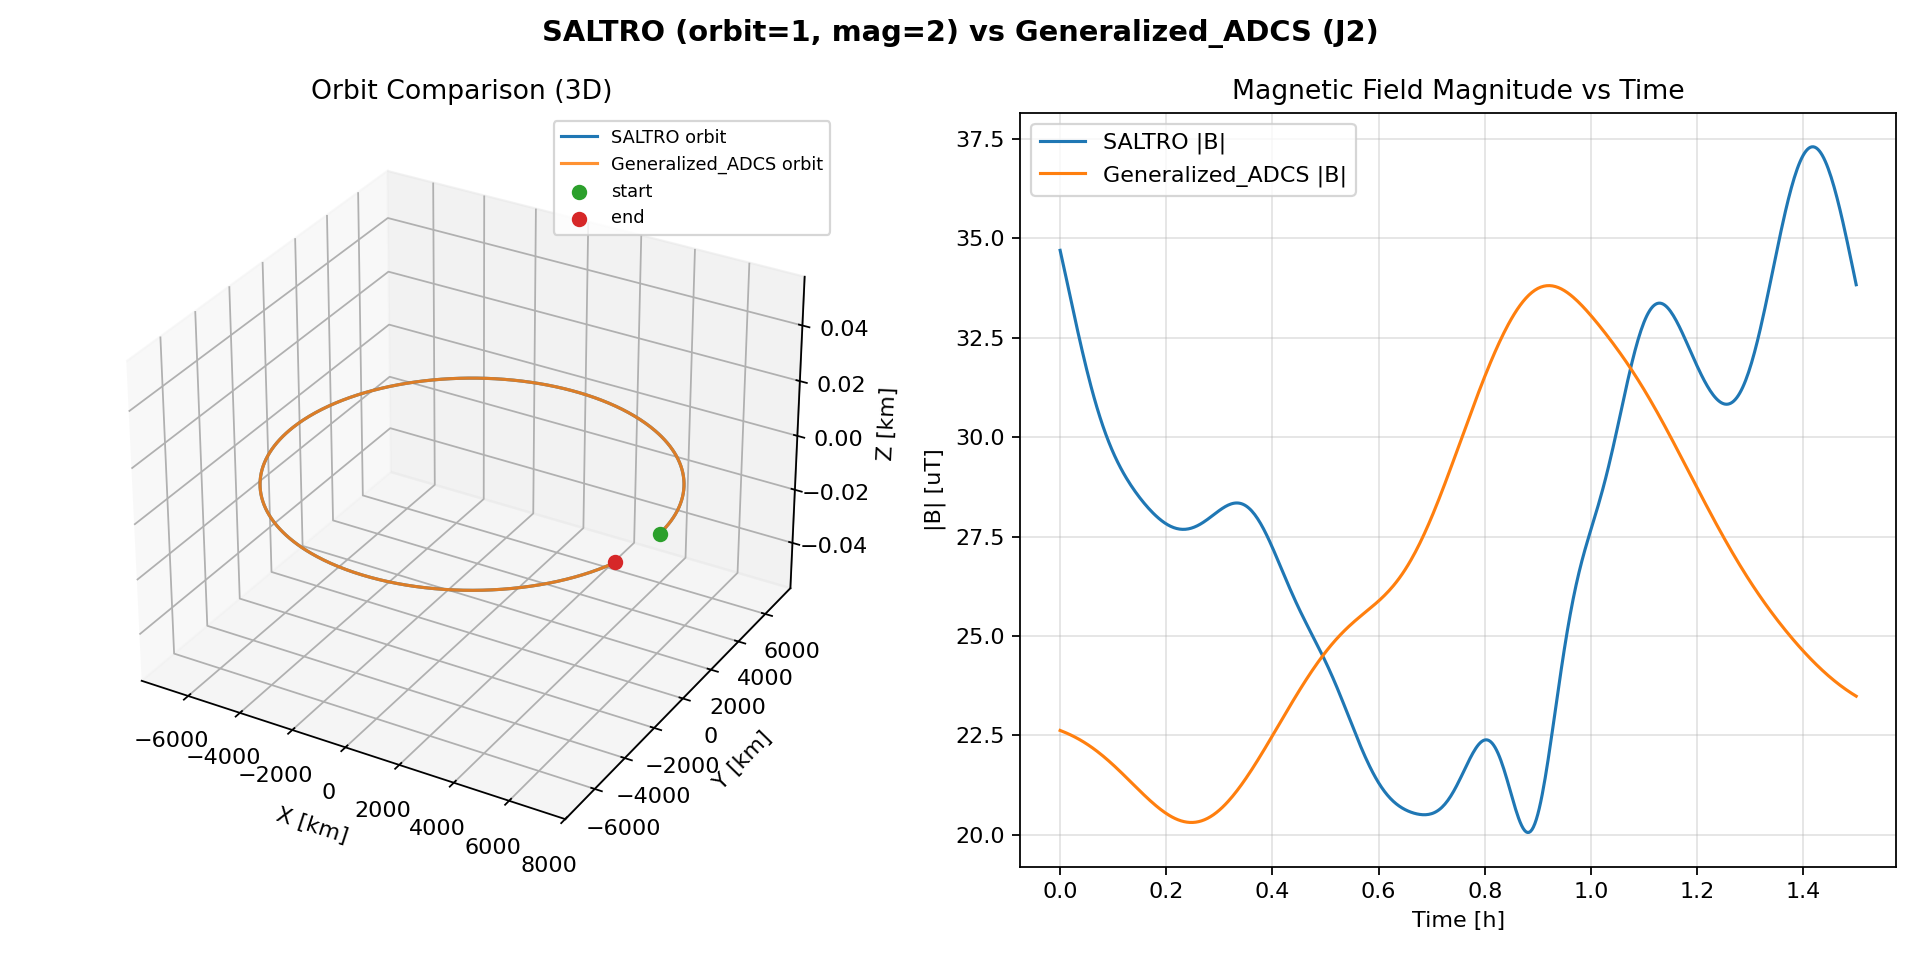

The Python source for this figure:
import os
import sys
from pathlib import Path

import numpy as np
import matplotlib


def _configure_backend() -> None:
    # Prefer an interactive backend on Linux without requiring Qt.
    if os.environ.get("MPLBACKEND"):
        return

    if sys.platform.startswith("linux"):
        try:
            import tkinter  # noqa: F401

            matplotlib.use("TkAgg")
            return
        except Exception:
            try:
                matplotlib.use("WebAgg")
                return
            except Exception:
                matplotlib.use("Agg")


_configure_backend()
import matplotlib.pyplot as plt

ROOT = Path(__file__).resolve().parents[3]
SALTRO_BUILD = ROOT / "build"
ADCS_ROOT = ROOT.parent / "Generalized_ADCS"

sys.path.insert(0, str(SALTRO_BUILD))
sys.path.insert(0, str(ADCS_ROOT))

try:
    import saltro_py
except Exception as exc:
    raise RuntimeError(
        f"Unable to import saltro_py from {SALTRO_BUILD}. Build SALTRO first."
    ) from exc

try:
    from ADCS.orbits.ephemeris import Ephemeris
    from ADCS.orbits.orbit import Orbit
    from ADCS.orbits.orbital_state import Orbital_State
    from ADCS.orbits.universal_constants import TimeConstants
except Exception as exc:
    raise RuntimeError(
        f"Unable to import ADCS modules from {ADCS_ROOT}. Use the Generalized_ADCS venv."
    ) from exc


def _generate_saltro_data(
    r0_m: np.ndarray,
    v0_mps: np.ndarray,
    jtime0_century: float,
    dt_s: float,
    duration_s: float,
) -> tuple[np.ndarray, np.ndarray, np.ndarray, np.ndarray]:
    n_steps = int(duration_s / dt_s) + 1
    sec_per_julian_century = 36525.0 * 86400.0

    time_s = np.arange(n_steps, dtype=float) * dt_s
    jtime = jtime0_century + time_s / sec_per_julian_century

    ok, R_m, _V_mps, B_t, _S, _rho = saltro_py.generate_orbit(
        r0_m,
        v0_mps,
        jtime,
        1,  # orbit_model: J2 RK4
        2,  # magnetic_model: IGRF-13
        0,
        0,
        0,
    )
    if not ok:
        raise RuntimeError("SALTRO generate_orbit failed")

    if R_m.shape != (3, n_steps) or B_t.shape != (3, n_steps):
        raise RuntimeError(f"Unexpected SALTRO shapes: R={R_m.shape}, B={B_t.shape}")

    bmag_uT = np.linalg.norm(B_t, axis=0) * 1e6
    return time_s, R_m, B_t, bmag_uT


def _generate_adcs_data(
    r0_m: np.ndarray,
    v0_mps: np.ndarray,
    jtime0_century: float,
    dt_s: float,
    duration_s: float,
) -> tuple[np.ndarray, np.ndarray, np.ndarray, np.ndarray]:
    ephem = Ephemeris()
    os0 = Orbital_State(
        ephem=ephem,
        J2000=jtime0_century,
        R=np.asarray(r0_m, dtype=float) / 1e3,
        V=np.asarray(v0_mps, dtype=float) / 1e3,
    )

    orbit = Orbit(
        os0,
        end_time=jtime0_century + duration_s * TimeConstants.sec2cent,
        dt=dt_s,
        use_J2=True,
        fast=False,
        verbose=False,
    )

    times = sorted(orbit.states.keys())
    t0 = times[0]
    time_s = (np.asarray(times, dtype=float) - t0) * TimeConstants.cent2sec

    R_km = np.stack([np.asarray(orbit.states[t].R).reshape(3) for t in times], axis=1)
    B_t = np.stack([np.asarray(orbit.states[t].B).reshape(3) for t in times], axis=1)

    R_m = R_km * 1e3
    bmag_uT = np.linalg.norm(B_t, axis=0) * 1e6
    return time_s, R_m, B_t, bmag_uT


def _report_metrics(B_saltro_t: np.ndarray, B_adcs_t: np.ndarray) -> None:
    bdiff = B_saltro_t - B_adcs_t
    diff_norm = np.linalg.norm(bdiff, axis=0)

    bs_mag = np.linalg.norm(B_saltro_t, axis=0)
    ba_mag = np.linalg.norm(B_adcs_t, axis=0)
    mag_diff = np.abs(bs_mag - ba_mag)

    print("Magnetic field comparison metrics")
    print(f"  B-vector RMS error [uT]: {np.sqrt(np.mean(diff_norm**2)) * 1e6:.6f}")
    print(f"  B-vector max error [uT]: {np.max(diff_norm) * 1e6:.6f}")
    print(f"  |B| RMS error [uT]: {np.sqrt(np.mean(mag_diff**2)) * 1e6:.6f}")
    print(f"  |B| max error [uT]: {np.max(mag_diff) * 1e6:.6f}")


def main() -> None:
    r0_m = np.array([7000e3, 0.0, 0.0], dtype=float)
    v0_mps = np.array([0.0, 7.5e3, 0.0], dtype=float)
    jtime0_century = 0.22
    dt_s = 10.0
    duration_s = 5400.0

    t_s_saltro, R_saltro_m, B_saltro_t, bmag_saltro_uT = _generate_saltro_data(
        r0_m, v0_mps, jtime0_century, dt_s, duration_s
    )
    t_s_adcs, R_adcs_m, B_adcs_t, bmag_adcs_uT = _generate_adcs_data(
        r0_m, v0_mps, jtime0_century, dt_s, duration_s
    )

    n = min(R_saltro_m.shape[1], R_adcs_m.shape[1])
    if R_saltro_m.shape[1] != R_adcs_m.shape[1]:
        print(
            "Warning: sample count mismatch "
            f"(SALTRO={R_saltro_m.shape[1]}, ADCS={R_adcs_m.shape[1]}). Trimming to N={n}."
        )

    t_h = t_s_saltro[:n] / 3600.0
    R_saltro_km = R_saltro_m[:, :n] / 1e3
    R_adcs_km = R_adcs_m[:, :n] / 1e3
    B_saltro_t = B_saltro_t[:, :n]
    B_adcs_t = B_adcs_t[:, :n]
    bmag_saltro_uT = bmag_saltro_uT[:n]
    bmag_adcs_uT = bmag_adcs_uT[:n]

    _report_metrics(B_saltro_t, B_adcs_t)

    fig = plt.figure(figsize=(12, 6))
    ax3d = fig.add_subplot(1, 2, 1, projection="3d")
    ax2d = fig.add_subplot(1, 2, 2)

    ax3d.plot(
        R_saltro_km[0],
        R_saltro_km[1],
        R_saltro_km[2],
        label="SALTRO orbit",
        lw=1.4,
        color="tab:blue",
    )
    ax3d.plot(
        R_adcs_km[0],
        R_adcs_km[1],
        R_adcs_km[2],
        label="Generalized_ADCS orbit",
        lw=1.4,
        color="tab:orange",
        alpha=0.85,
    )

    ax3d.scatter(
        R_saltro_km[0, 0],
        R_saltro_km[1, 0],
        R_saltro_km[2, 0],
        color="tab:green",
        s=35,
        label="start",
    )
    ax3d.scatter(
        R_saltro_km[0, -1],
        R_saltro_km[1, -1],
        R_saltro_km[2, -1],
        color="tab:red",
        s=35,
        label="end",
    )

    ax3d.set_title("Orbit Comparison (3D)")
    ax3d.set_xlabel("X [km]")
    ax3d.set_ylabel("Y [km]")
    ax3d.set_zlabel("Z [km]")
    ax3d.legend(loc="best", fontsize=8)

    ax2d.plot(t_h, bmag_saltro_uT, label="SALTRO |B|", lw=1.4, color="tab:blue")
    ax2d.plot(t_h, bmag_adcs_uT, label="Generalized_ADCS |B|", lw=1.4, color="tab:orange")
    ax2d.set_title("Magnetic Field Magnitude vs Time")
    ax2d.set_xlabel("Time [h]")
    ax2d.set_ylabel("|B| [uT]")
    ax2d.grid(alpha=0.35)
    ax2d.legend(loc="best")

    fig.suptitle(
        "SALTRO (orbit=1, mag=2) vs Generalized_ADCS (J2)",
        fontsize=13,
        fontweight="bold",
    )
    fig.tight_layout()

    fig_bcomp, axs = plt.subplots(3, 1, sharex=True, figsize=(10, 8))

    axs[0].plot(t_h, B_saltro_t[0] * 1e6, label="SALTRO Bx", color="tab:blue", lw=1.2)
    axs[0].plot(t_h, B_adcs_t[0] * 1e6, label="Generalized_ADCS Bx", color="tab:orange", lw=1.2)
    axs[0].set_ylabel("Bx [uT]")
    axs[0].set_title("Magnetic Field Components in Inertial Frame")
    axs[0].grid(alpha=0.35)
    axs[0].legend(loc="best", fontsize=8)

    axs[1].plot(t_h, B_saltro_t[1] * 1e6, label="SALTRO By", color="tab:blue", lw=1.2)
    axs[1].plot(t_h, B_adcs_t[1] * 1e6, label="Generalized_ADCS By", color="tab:orange", lw=1.2)
    axs[1].set_ylabel("By [uT]")
    axs[1].grid(alpha=0.35)
    axs[1].legend(loc="best", fontsize=8)

    axs[2].plot(t_h, B_saltro_t[2] * 1e6, label="SALTRO Bz", color="tab:blue", lw=1.2)
    axs[2].plot(t_h, B_adcs_t[2] * 1e6, label="Generalized_ADCS Bz", color="tab:orange", lw=1.2)
    axs[2].set_ylabel("Bz [uT]")
    axs[2].set_xlabel("Time [h]")
    axs[2].grid(alpha=0.35)
    axs[2].legend(loc="best", fontsize=8)

    fig_bcomp.tight_layout()
    plt.show()


if __name__ == "__main__":
    main()
